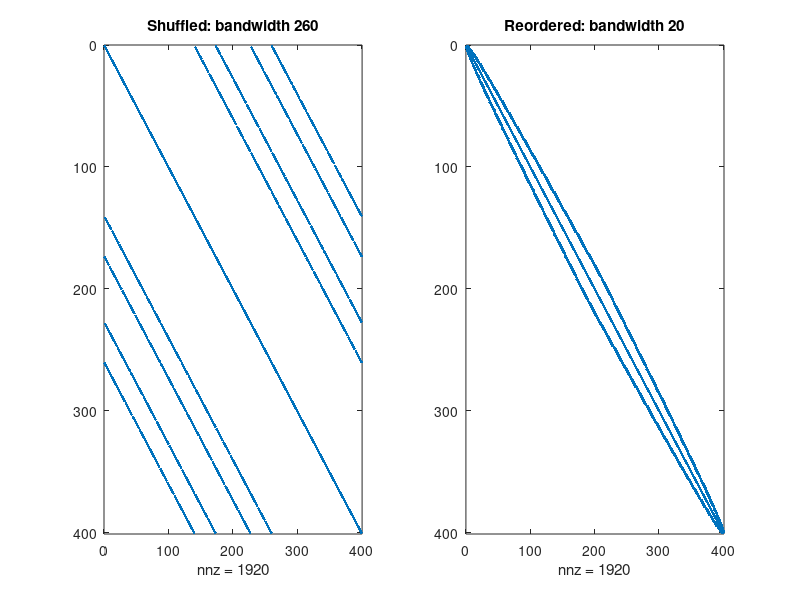

The MATLAB script that drew this image:
%=============================================================================
% Copyright (c) 2026-present Allan CORNET (Nelson)
%=============================================================================
% This file is part of Nelson.
%=============================================================================
% LICENCE_BLOCK_BEGIN
% SPDX-License-Identifier: LGPL-3.0-or-later
% LICENCE_BLOCK_END
%=============================================================================
% Reduce the bandwidth of a shuffled sparse Poisson matrix.
gridSide = 20;
gridPoints = gridSide ^ 2;
diagonalValues = ones(gridSide, 1);
oneDimensionalOperator = spdiags(...
  [-diagonalValues, 2 * diagonalValues, -diagonalValues], ...
  [-1 0 1], gridSide, gridSide);
poissonMatrix = kron(speye(gridSide), oneDimensionalOperator) ...
  + kron(oneDimensionalOperator, speye(gridSide));
shuffleOrder = mod((0:gridPoints - 1) * 37, gridPoints) + 1;
shuffledMatrix = poissonMatrix(shuffleOrder, shuffleOrder);
reverseCuthillMcKeeOrder = symrcm(shuffledMatrix);
reorderedMatrix = shuffledMatrix(...
  reverseCuthillMcKeeOrder, reverseCuthillMcKeeOrder);
shuffledBandwidth = bandwidth(shuffledMatrix);
reorderedBandwidth = bandwidth(reorderedMatrix);

if ~exist('sparsityOrderingFigureVisible', 'var')
  sparsityOrderingFigureVisible = 'on';
end
figureHandle = figure(...
  'Name', 'Sparse matrix ordering', ...
  'NumberTitle', 'off', ...
  'Visible', sparsityOrderingFigureVisible);

shuffledAxes = subplot(1, 2, 1, 'Parent', figureHandle);
axes(shuffledAxes);
spy(shuffledMatrix);
title(shuffledAxes, sprintf('Shuffled: bandwidth %d', shuffledBandwidth));

reorderedAxes = subplot(1, 2, 2, 'Parent', figureHandle);
axes(reorderedAxes);
spy(reorderedMatrix);
title(reorderedAxes, sprintf('Reordered: bandwidth %d', reorderedBandwidth));
%=============================================================================
